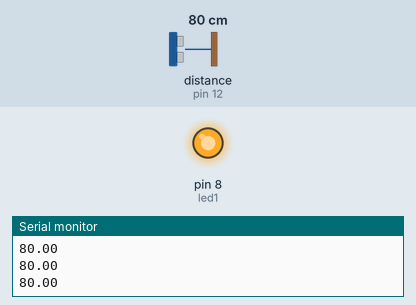
A sketch run on a simulated Arduino Uno, built with avr-gcc and run on an emulated ATmega328P. On the bench: output pins drawn as LEDs (lit = HIGH), the last lines printed to the serial monitor. The inputs (shaded band) are chosen by the test bench; at power-on: distance to the obstacle (sensor on pin 12) 80 cm. The echo pulse lasts 58.3 µs per cm.

Above: at 1.2 s.
1.3 s: distance to the obstacle (sensor on pin 12) set to 7 cm
2.8 s: distance to the obstacle (sensor on pin 12) set to 4 cm
At 4.1 s:
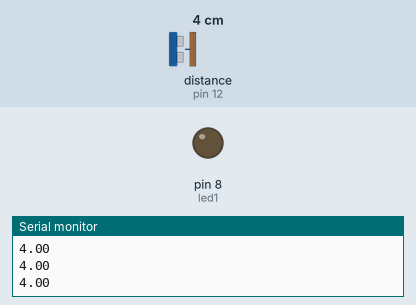
4.4 s: distance to the obstacle (sensor on pin 12) set to 9 cm
At 5.1 s:
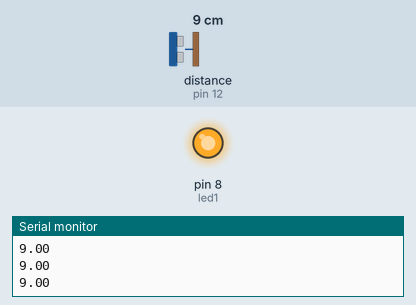
6.0 s: distance to the obstacle (sensor on pin 12) set to 2 cm
At 7.4 s:
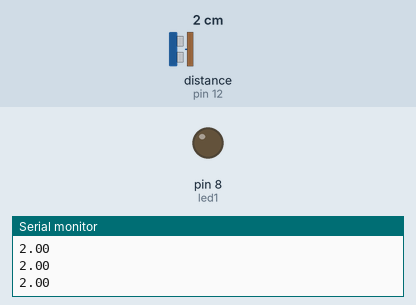
Timing chart, 0 to 8.6 s (numbered marks = the images above; inputs shaded):
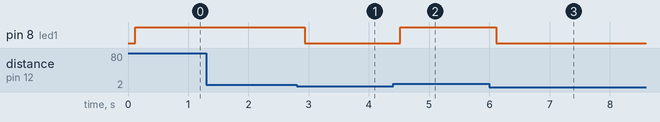

The sketch:

laserTest1.ino
```cpp
#include <Wire.h>

#include <HCSR04.h>

UltraSonicDistanceSensor distanceSensor1(13, 12);  // 13 - trigger, 12 - echo
int led1 = 8;

bool arr [4] = { LOW,LOW,LOW,LOW };

void setup () {
    Serial.begin(9600);
    pinMode(led1,OUTPUT);
    digitalWrite(led1,HIGH);
}

void loop () {
    float distance = distanceSensor1.measureDistanceCm();
    bool val = test(distance);
    digitalWrite(led1,val);
    Serial.println(distance);
    delay(50);
}

bool test(int dist){
        arr[0] = arr[1];
        arr[1] = arr[2];
        arr[2] = arr[3];
    if(dist < 180 && dist > 5){
        arr[3] = HIGH;
    }else{
        arr[3] = LOW;
    }

    if(arr[0]==arr[1] && arr[1]==arr[2] && arr[2]==arr[3]){
      return arr[3];
    }
}
```

Measured:
- the behaviour switches between 6 and 5 cm on distance to the obstacle (sensor on pin 12) (found by bisection; images 0 and 1)
- after the input at 2.8 s, pin 8 (led1): HIGH → LOW after 0.13 s
- after the input at 4.4 s, pin 8 (led1): LOW → HIGH after 0.12 s
- after the input at 6.0 s, pin 8 (led1): HIGH → LOW after 0.12 s
